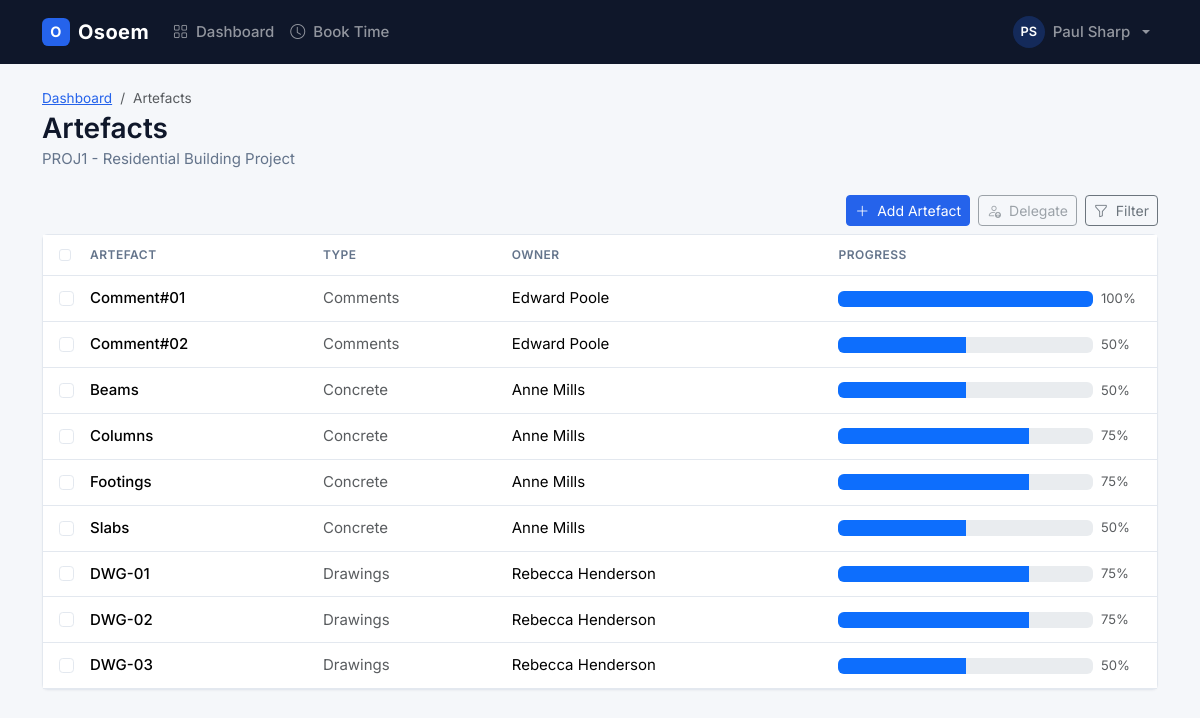
Page /dashboard/public/artefacts.php?projectid=1 (signed in) on the committed database.
### tables this page shows
CREATE TABLE Employees(
    employeeid INT NOT NULL AUTO_INCREMENT,
    departmentid INT NOT NULL,
    firstname VARCHAR(255) NOT NULL,
    lastname VARCHAR(255) NOT NULL,
    email VARCHAR(255) NOT NULL,
    password VARCHAR(255) NOT NULL,
    passwordsalt VARCHAR(255) NOT NULL,
    admin BOOLEAN DEFAULT 0,
    PRIMARY KEY (employeeid),
    FOREIGN KEY (departmentid) REFERENCES Departments (departmentid)
);

CREATE TABLE Projects(
    projectid INT NOT NULL AUTO_INCREMENT,
    projectno VARCHAR(255) NOT NULL UNIQUE,
    projectname VARCHAR(255) NOT NULL,
    PRIMARY KEY (projectid)
);

CREATE TABLE Artefacts(
    artefactid INT AUTO_INCREMENT NOT NULL,
    artefacttypeid INT NOT NULL,
    artefactownerid INT,
    artefacttitle VARCHAR(255) NOT NULL,
    artefactdescription VARCHAR(1000),
    PRIMARY KEY (artefactid),
    FOREIGN KEY (artefacttypeid) REFERENCES ArtefactTypes (artefacttypeid),
    FOREIGN KEY (artefactownerid) REFERENCES Employees (employeeid) 
);

CREATE TABLE ArtefactTypes(
    artefacttypeid INT AUTO_INCREMENT NOT NULL,
    projectid INT NOT NULL,
    artefactname VARCHAR(255) NOT NULL,
    artefactdescription VARCHAR(1000),
    PRIMARY KEY (artefacttypeid),
    FOREIGN KEY (projectid) REFERENCES Projects (projectid)
);

### dashboard/public/artefacts.php (the view, shortened to what the rows shown need)
<?php
    require_once '../src/bootstrap.php';
    $activityService = new ActivityService();
    $artefactService = new ArtefactService();
    $projectService = new ProjectService();
    $projectid = (int)($_GET['projectid'] ?? 0);
    $project = null;
    foreach ($activityService->getUserProjects($eid) as $userProject) {
        if ((int)$userProject['projectid'] === $projectid) {
            $project = $userProject;
        }
    }
    $canSelectArtefacts = $projectService->isProjectLeadOrManager($projectid, $eid);
    $artefacts = $artefactService->getArtefactsForProject($projectid);
    include 'includes/head.php';
?>
<body>
    <?php include 'includes/header.php'; ?>
    <main class="container app-main">
        <div class="page-header">
            <div>
                <nav aria-label="breadcrumb">
                    <ol class="breadcrumb">
                    </ol>
                </nav>
                <h1 class="h3">Artefacts</h1>
                <p class="page-subtitle"><?php echo htmlspecialchars($project['projectno'] . ' - ' . $project['projectname']); ?></p>
            </div>
        </div>
        <section class="dashboard-section">
            <div class="card">
                <?php if (empty($artefacts)): ?>
                    <div class="empty-state">
                        <i class="bi bi-folder2-open"></i>
                        No artefacts found.
                    </div>
                <?php else: ?>
                    <div class="table-responsive">
                        <table class="table table-hover align-middle mb-0">
                            <thead>
                                <tr>
                                    <?php if ($canSelectArtefacts): ?>
                                        <th class="row-select" style="width: 1%;">
                                            <input class="form-check-input" type="checkbox" id="selectAllArtefacts" aria-label="Select all artefacts">
                                        </th>
                                    <?php endif; ?>
                                    <th>Artefact</th>
                                    <th>Type</th>
                                    <th>Owner</th>
                                    <th style="min-width: 10rem;">Progress</th>
                                </tr>
                            </thead>
                            <tbody>
                                <?php foreach ($artefacts as $artefact): ?>
                                    <?php $artefactUrl = 'artefact.php?artefactid=' . urlencode($artefact['artefactid']); ?>
                                    <tr class="clickable-row" data-href="<?php echo $artefactUrl; ?>">
                                        <?php if ($canSelectArtefacts): ?>
                                            <td class="row-select">
                                                <input class="form-check-input artefact-select" type="checkbox"
                                                       value="<?php echo (int)$artefact['artefactid']; ?>"
                                                       data-artefact-title="<?php echo htmlspecialchars($artefact['title'], ENT_QUOTES); ?>"
                                                       aria-label="Select <?php echo htmlspecialchars($artefact['title'], ENT_QUOTES); ?>">
                                            </td>
                                        <?php endif; ?>
                                        <td class="fw-medium">
                                            <a href="<?php echo $artefactUrl; ?>" class="text-reset text-decoration-none"><?php echo htmlspecialchars($artefact['title']); ?></a>
                                        </td>
                                        <td class="text-body-secondary"><?php echo htmlspecialchars($artefact['artefact']); ?></td>
                                        <td><?php echo htmlspecialchars($artefact['artefactowner'] ?? 'Unassigned'); ?></td>
                                        <td>
                                            <div class="d-flex align-items-center gap-2">
                                                <div class="progress flex-grow-1" role="progressbar"
                                                     aria-valuenow="<?php echo (float)$artefact['progress']; ?>" aria-valuemin="0" aria-valuemax="100">
                                                    <div class="progress-bar <?php echo $artefact['progress'] >= 100 ? 'is-complete' : ''; ?>"
                                                         style="width: <?php echo (float)$artefact['progress']; ?>%"></div>
                                                </div>
                                                <span class="small text-body-secondary" style="min-width: 2.5rem;"><?php echo number_format($artefact['progress'], 0); ?>%</span>
                                            </div>
                                        </td>
                                    </tr>
                                <?php endforeach; ?>
                            </tbody>
                        </table>
                    </div>
                <?php endif; ?>
            </div>
        </section>
    </main>
</body>
</html>

### dashboard/public/includes/header.php (shortened to what the rows shown need)
<?php
$userInfo = $authService->getUserInfo($eid);
$userName = $userInfo['firstname'] . ' ' . $userInfo['lastname'];
$userInitials = strtoupper(substr($userInfo['firstname'], 0, 1) . substr($userInfo['lastname'], 0, 1));
?>
<nav class="navbar navbar-expand-md navbar-dark app-navbar">
    <div class="container">
        <div class="collapse navbar-collapse" id="navbar-collapse">
            <ul class="navbar-nav">
                <li class="nav-item dropdown">
                    <a href="#" class="nav-link dropdown-toggle d-flex align-items-center gap-2" role="button"
                       data-bs-toggle="dropdown" aria-expanded="false">
                        <span class="avatar"><?php echo htmlspecialchars($userInitials); ?></span>
                        <span><?php echo htmlspecialchars($userName); ?></span>
                    </a>
                </li>
            </ul>
        </div>
    </div>
</nav>

### rows in the picture
employees: userInitials "PS", userName "Paul Sharp"
projects: projectno+projectname "PROJ1 - Residential Building Project"
artefacts: artefacttitle "Comment#01", artefacttypeid.artefactname "Comments", artefactowner "Edward Poole", progress "100"
artefacts: artefacttitle "Comment#02", artefacttypeid.artefactname "Comments", artefactowner "Edward Poole", progress "50"
artefacts: artefacttitle "Beams", artefacttypeid.artefactname "Concrete", artefactowner "Anne Mills", progress "50"
artefacts: artefacttitle "Columns", artefacttypeid.artefactname "Concrete", artefactowner "Anne Mills", progress "75"
artefacts: artefacttitle "Footings", artefacttypeid.artefactname "Concrete", artefactowner "Anne Mills", progress "75"
artefacts: artefacttitle "Slabs", artefacttypeid.artefactname "Concrete", artefactowner "Anne Mills", progress "50"
artefacts: artefacttitle "DWG-01", artefacttypeid.artefactname "Drawings", artefactowner "Rebecca Henderson", progress "75"
artefacts: artefacttitle "DWG-02", artefacttypeid.artefactname "Drawings", artefactowner "Rebecca Henderson", progress "75"
artefacts: artefacttitle "DWG-03", artefacttypeid.artefactname "Drawings", artefactowner "Rebecca Henderson", progress "50"
